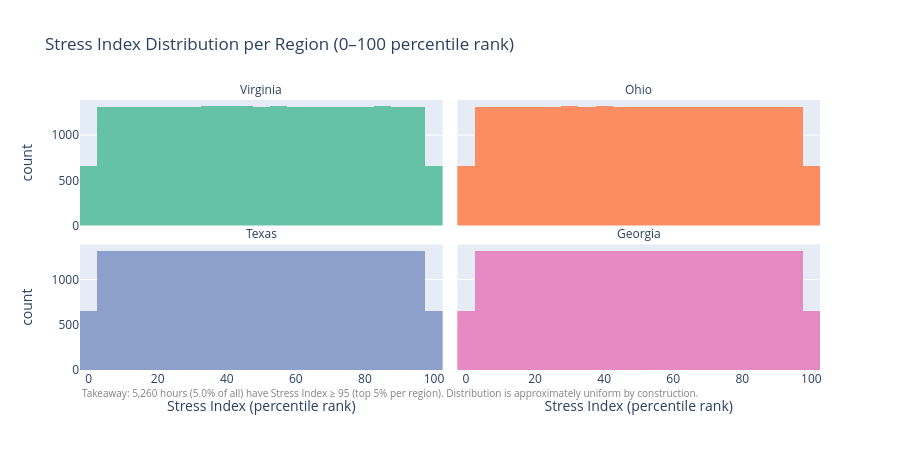

The cell this chart's notebook holds for it:
### Code cell
fig = px.histogram(
    master, x="Stress_Index", color="Region",
    facet_col="Region", facet_col_wrap=2,
    nbins=50, height=450,
    title="Stress Index Distribution per Region (0–100 percentile rank)",
    labels={"Stress_Index":"Stress Index (percentile rank)"},
    color_discrete_sequence=px.colors.qualitative.Set2,
)
fig.for_each_annotation(lambda a: a.update(text=a.text.split("=")[-1]))
fig.update_layout(showlegend=False)

top5_count = (master["Stress_Index"] >= 95).sum()
takeaway = (f"Takeaway: {top5_count:,} hours ({top5_count/len(master)*100:.1f}% of all) "
            f"have Stress Index ≥ 95 (top 5% per region). "
            f"Distribution is approximately uniform by construction.")
fig.add_annotation(text=takeaway, xref="paper", yref="paper",
                   x=0, y=-0.12, showarrow=False, font=dict(size=10, color="gray"))
fig.show()

### Figure 1 — Plotly figure (JSON) as saved in the notebook; plotly's stock layout.template omitted (floating-point values rounded to 4 significant figures; data arrays with more than 128 entries replaced by an {"elided": "..."} marker saying what was removed)
{"data": [{"bingroup": "x", "hovertemplate": "Region=Virginia<br>Stress Index (percentile rank)=%{x}<br>count=%{y}<extra></extra>", "legendgroup": "Virginia", "marker": {"color": "rgb(102,194,165)", "pattern": {"shape": ""}}, "name": "Virginia", "nbinsx": 50, "orientation": "v", "showlegend": true, "type": "histogram", "x": {"elided": "26298 float values"}, "xaxis": "x3", "yaxis": "y3"}, {"bingroup": "x", "hovertemplate": "Region=Ohio<br>Stress Index (percentile rank)=%{x}<br>count=%{y}<extra></extra>", "legendgroup": "Ohio", "marker": {"color": "rgb(252,141,98)", "pattern": {"shape": ""}}, "name": "Ohio", "nbinsx": 50, "orientation": "v", "showlegend": true, "type": "histogram", "x": {"elided": "26298 float values"}, "xaxis": "x4", "yaxis": "y4"}, {"bingroup": "x", "hovertemplate": "Region=Texas<br>Stress Index (percentile rank)=%{x}<br>count=%{y}<extra></extra>", "legendgroup": "Texas", "marker": {"color": "rgb(141,160,203)", "pattern": {"shape": ""}}, "name": "Texas", "nbinsx": 50, "orientation": "v", "showlegend": true, "type": "histogram", "x": {"elided": "26303 float values"}, "xaxis": "x", "yaxis": "y"}, {"bingroup": "x", "hovertemplate": "Region=Georgia<br>Stress Index (percentile rank)=%{x}<br>count=%{y}<extra></extra>", "legendgroup": "Georgia", "marker": {"color": "rgb(231,138,195)", "pattern": {"shape": ""}}, "name": "Georgia", "nbinsx": 50, "orientation": "v", "showlegend": true, "type": "histogram", "x": {"elided": "26279 float values"}, "xaxis": "x2", "yaxis": "y2"}], "layout": {"annotations": [{"showarrow": false, "text": "Texas", "x": 0.245, "xanchor": "center", "xref": "paper", "y": 0.465, "yanchor": "bottom", "yref": "paper"}, {"showarrow": false, "text": "Georgia", "x": 0.755, "xanchor": "center", "xref": "paper", "y": 0.465, "yanchor": "bottom", "yref": "paper"}, {"showarrow": false, "text": "Virginia", "x": 0.245, "xanchor": "center", "xref": "paper", "y": 1.0, "yanchor": "bottom", "yref": "paper"}, {"showarrow": false, "text": "Ohio", "x": 0.755, "xanchor": "center", "xref": "paper", "y": 1.0, "yanchor": "bottom", "yref": "paper"}, {"font": {"color": "gray", "size": 10}, "showarrow": false, "text": "Takeaway: 5,260 hours (5.0% of all) have Stress Index ≥ 95 (top 5% per region). Distribution is approximately uniform by construction.", "x": 0, "xref": "paper", "y": -0.12, "yref": "paper"}], "barmode": "relative", "height": 450, "legend": {"title": {"text": "Region"}, "tracegroupgap": 0}, "showlegend": false, "title": {"text": "Stress Index Distribution per Region (0–100 percentile rank)"}, "xaxis": {"anchor": "y", "domain": [0, 0.49], "title": {"text": "Stress Index (percentile rank)"}}, "xaxis2": {"anchor": "y2", "domain": [0.51, 1], "matches": "x", "title": {"text": "Stress Index (percentile rank)"}}, "xaxis3": {"anchor": "y3", "domain": [0, 0.49], "matches": "x", "showticklabels": false}, "xaxis4": {"anchor": "y4", "domain": [0.51, 1], "matches": "x", "showticklabels": false}, "yaxis": {"anchor": "x", "domain": [0, 0.465], "title": {"text": "count"}}, "yaxis2": {"anchor": "x2", "domain": [0, 0.465], "matches": "y", "showticklabels": false}, "yaxis3": {"anchor": "x3", "domain": [0.535, 1.0], "matches": "y", "title": {"text": "count"}}, "yaxis4": {"anchor": "x4", "domain": [0.535, 1.0], "matches": "y", "showticklabels": false}}}
